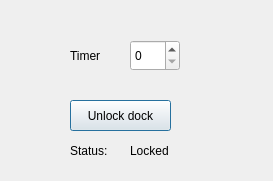
<?xml version="1.0" encoding="UTF-8"?>
<ui version="4.0">
 <class>Dialog</class>
 <widget class="QDialog" name="Dialog">
  <property name="geometry">
   <rect>
    <x>0</x>
    <y>0</y>
    <width>273</width>
    <height>181</height>
   </rect>
  </property>
  <property name="windowTitle">
   <string>Dialog</string>
  </property>
  <widget class="QPushButton" name="unlock_button">
   <property name="geometry">
    <rect>
     <x>70</x>
     <y>100</y>
     <width>101</width>
     <height>31</height>
    </rect>
   </property>
   <property name="text">
    <string>Unlock dock</string>
   </property>
  </widget>
  <widget class="QLabel" name="label">
   <property name="geometry">
    <rect>
     <x>70</x>
     <y>140</y>
     <width>51</width>
     <height>21</height>
    </rect>
   </property>
   <property name="text">
    <string>Status:</string>
   </property>
  </widget>
  <widget class="QLabel" name="status_label">
   <property name="geometry">
    <rect>
     <x>130</x>
     <y>140</y>
     <width>67</width>
     <height>21</height>
    </rect>
   </property>
   <property name="text">
    <string>Locked</string>
   </property>
  </widget>
  <widget class="QSpinBox" name="timer_value">
   <property name="geometry">
    <rect>
     <x>130</x>
     <y>40</y>
     <width>50</width>
     <height>31</height>
    </rect>
   </property>
  </widget>
  <widget class="QLabel" name="label_2">
   <property name="geometry">
    <rect>
     <x>70</x>
     <y>40</y>
     <width>51</width>
     <height>31</height>
    </rect>
   </property>
   <property name="text">
    <string>Timer</string>
   </property>
  </widget>
 </widget>
 <resources/>
 <connections/>
</ui>
